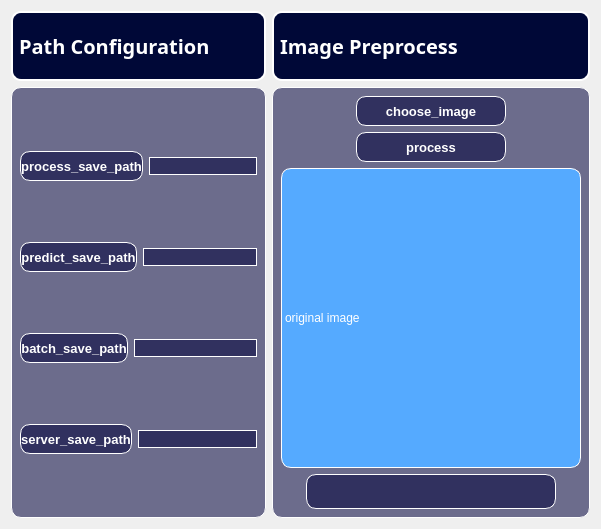
                   <widget class="QWidget" name="configuration">
                    <attribute name="title">
                     <string>Tab 2</string>
                    </attribute>
                    <layout class="QHBoxLayout" name="horizontalLayout_22">
                     <item>
                      <layout class="QHBoxLayout" name="horizontalLayout_21" stretch="1,1">
                       <item>
                        <layout class="QVBoxLayout" name="verticalLayout_15" stretch="1,0">
                         <item>
                          <widget class="QLabel" name="path_configuration_label">
                           <property name="sizePolicy">
                            <sizepolicy hsizetype="Preferred" vsizetype="Maximum">
                             <horstretch>0</horstretch>
                             <verstretch>0</verstretch>
                            </sizepolicy>
                           </property>
                           <property name="minimumSize">
                            <size>
                             <width>0</width>
                             <height>70</height>
                            </size>
                           </property>
                           <property name="font">
                            <font>
                             <family>微软雅黑</family>
                             <pointsize>15</pointsize>
                             <weight>75</weight>
                             <bold>true</bold>
                            </font>
                           </property>
                           <property name="styleSheet">
                            <string notr="true">background-color:rgb(0, 8, 55);
color:white;
border:2px solid white;
border-radius:10px;</string>
                           </property>
                           <property name="text">
                            <string>Path Configuration</string>
                           </property>
                          </widget>
                         </item>
                         <item>
                          <widget class="QWidget" name="widget_2" native="true">
                           <property name="styleSheet">
                            <string notr="true">background-color: rgb(0, 0, 59,140);
border:1px solid white;
border-radius:10px;
color:white</string>
                           </property>
                           <layout class="QGridLayout" name="gridLayout_2">
                            <item row="0" column="0">
                             <layout class="QHBoxLayout" name="horizontalLayout_26" stretch="1,2">
                              <item>
                               <widget class="QPushButton" name="pushButton_preprocess_path">
                                <property name="sizePolicy">
                                 <sizepolicy hsizetype="Preferred" vsizetype="Maximum">
                                  <horstretch>0</horstretch>
                                  <verstretch>0</verstretch>
                                 </sizepolicy>
                                </property>
                                <property name="minimumSize">
                                 <size>
                                  <width>0</width>
                                  <height>30</height>
                                 </size>
                                </property>
                                <property name="font">
                                 <font>
                                  <family>Arial</family>
                                  <pointsize>10</pointsize>
                                  <weight>75</weight>
                                  <bold>true</bold>
                                 </font>
                                </property>
                                <property name="text">
                                 <string>process_save_path</string>
                                </property>
                               </widget>
                              </item>
                              <item>
                               <widget class="QLineEdit" name="lineEdit_preprocess"/>
                              </item>
                             </layout>
                            </item>
                            <item row="1" column="0">
                             <layout class="QHBoxLayout" name="horizontalLayout_25" stretch="1,2">
                              <item>
                               <widget class="QPushButton" name="pushButton_single_path">
                                <property name="sizePolicy">
                                 <sizepolicy hsizetype="Preferred" vsizetype="Maximum">
                                  <horstretch>0</horstretch>
                                  <verstretch>0</verstretch>
                                 </sizepolicy>
                                </property>
                                <property name="minimumSize">
                                 <size>
                                  <width>0</width>
                                  <height>30</height>
                                 </size>
                                </property>
                                <property name="font">
                                 <font>
                                  <family>Arial</family>
                                  <pointsize>10</pointsize>
                                  <weight>75</weight>
                                  <bold>true</bold>
                                 </font>
                                </property>
                                <property name="text">
                                 <string>predict_save_path</string>
                                </property>
                               </widget>
                              </item>
                              <item>
                               <widget class="QLineEdit" name="lineEdit_single"/>
                              </item>
                             </layout>
                            </item>
                            <item row="2" column="0">
                             <layout class="QHBoxLayout" name="horizontalLayout_23" stretch="1,2">
                              <item>
                               <widget class="QPushButton" name="pushButton_batch_path">
                                <property name="sizePolicy">
                                 <sizepolicy hsizetype="Preferred" vsizetype="Maximum">
                                  <horstretch>0</horstretch>
                                  <verstretch>0</verstretch>
                                 </sizepolicy>
                                </property>
                                <property name="minimumSize">
                                 <size>
                                  <width>0</width>
                                  <height>30</height>
                                 </size>
                                </property>
                                <property name="font">
                                 <font>
                                  <family>Arial</family>
                                  <pointsize>10</pointsize>
                                  <weight>75</weight>
                                  <bold>true</bold>
                                 </font>
                                </property>
                                <property name="text">
                                 <string>batch_save_path</string>
                                </property>
                               </widget>
                              </item>
                              <item>
                               <widget class="QLineEdit" name="lineEdit_batch"/>
                              </item>
                             </layout>
                            </item>
                            <item row="3" column="0">
                             <layout class="QHBoxLayout" name="horizontalLayout_24" stretch="1,2">
                              <item>
                               <widget class="QPushButton" name="pushButton_ssh_path">
                                <property name="sizePolicy">
                                 <sizepolicy hsizetype="Preferred" vsizetype="Maximum">
                                  <horstretch>0</horstretch>
                                  <verstretch>0</verstretch>
                                 </sizepolicy>
                                </property>
                                <property name="minimumSize">
                                 <size>
                                  <width>0</width>
                                  <height>30</height>
                                 </size>
                                </property>
                                <property name="font">
                                 <font>
                                  <family>Arial</family>
                                  <pointsize>10</pointsize>
                                  <weight>75</weight>
                                  <bold>true</bold>
                                 </font>
                                </property>
                                <property name="text">
                                 <string>server_save_path</string>
                                </property>
                               </widget>
                              </item>
                              <item>
                               <widget class="QLineEdit" name="lineEdit_ssh"/>
                              </item>
                             </layout>
                            </item>
                           </layout>
                          </widget>
                         </item>
                        </layout>
                       </item>
                       <item>
                        <layout class="QVBoxLayout" name="verticalLayout_14" stretch="1,0">
                         <item>
                          <widget class="QLabel" name="image_preprocess_label">
                           <property name="sizePolicy">
                            <sizepolicy hsizetype="Preferred" vsizetype="Maximum">
                             <horstretch>0</horstretch>
                             <verstretch>0</verstretch>
                            </sizepolicy>
                           </property>
                           <property name="minimumSize">
                            <size>
                             <width>0</width>
                             <height>70</height>
                            </size>
                           </property>
                           <property name="font">
                            <font>
                             <family>微软雅黑</family>
                             <pointsize>15</pointsize>
                             <weight>75</weight>
                             <bold>true</bold>
                            </font>
                           </property>
                           <property name="styleSheet">
                            <string notr="true">background-color:rgb(0, 8, 55);
color:white;
border:2px solid white;
border-radius:10px;</string>
                           </property>
                           <property name="text">
                            <string>Image Preprocess</string>
                           </property>
                          </widget>
                         </item>
                         <item>
                          <widget class="QWidget" name="verticalWidget_2" native="true">
                           <property name="styleSheet">
                            <string notr="true">background-color: rgb(0, 0, 59,140);
border:1px solid white;
border-radius:10px;
color:white</string>
                           </property>
                           <layout class="QGridLayout" name="gridLayout_3">
                            <item row="0" column="0" alignment="Qt::AlignHCenter">
                             <widget class="QPushButton" name="choose_image_process_button">
                              <property name="sizePolicy">
                               <sizepolicy hsizetype="Fixed" vsizetype="Maximum">
                                <horstretch>0</horstretch>
                                <verstretch>0</verstretch>
                               </sizepolicy>
                              </property>
                              <property name="minimumSize">
                               <size>
                                <width>150</width>
                                <height>30</height>
                               </size>
                              </property>
                              <property name="font">
                               <font>
                                <family>Arial</family>
                                <pointsize>10</pointsize>
                                <weight>75</weight>
                                <bold>true</bold>
                               </font>
                              </property>
                              <property name="text">
                               <string>choose_image</string>
                              </property>
                             </widget>
                            </item>
                            <item row="3" column="0" alignment="Qt::AlignHCenter">
                             <widget class="QLineEdit" name="lineEdit_show_information">
                              <property name="sizePolicy">
                               <sizepolicy hsizetype="Fixed" vsizetype="Maximum">
                                <horstretch>0</horstretch>
                                <verstretch>0</verstretch>
                               </sizepolicy>
                              </property>
                              <property name="minimumSize">
                               <size>
                                <width>250</width>
                                <height>35</height>
                               </size>
                              </property>
                             </widget>
                            </item>
                            <item row="2" column="0" alignment="Qt::AlignHCenter">
                             <widget class="QLabel" name="show_choosed_image_label">
                              <property name="sizePolicy">
                               <sizepolicy hsizetype="Fixed" vsizetype="Maximum">
                                <horstretch>0</horstretch>
                                <verstretch>0</verstretch>
                               </sizepolicy>
                              </property>
                              <property name="minimumSize">
                               <size>
                                <width>300</width>
                                <height>300</height>
                               </size>
                              </property>
                              <property name="styleSheet">
                               <string notr="true">background-color: rgb(85, 170, 255);</string>
                              </property>
                              <property name="text">
                               <string>original image</string>
                              </property>
                             </widget>
                            </item>
                            <item row="1" column="0" alignment="Qt::AlignHCenter">
                             <widget class="QPushButton" name="process_button">
                              <property name="sizePolicy">
                               <sizepolicy hsizetype="Fixed" vsizetype="Maximum">
                                <horstretch>0</horstretch>
                                <verstretch>0</verstretch>
                               </sizepolicy>
                              </property>
                              <property name="minimumSize">
                               <size>
                                <width>150</width>
                                <height>30</height>
                               </size>
                              </property>
                              <property name="font">
                               <font>
                                <family>Arial</family>
                                <pointsize>10</pointsize>
                                <weight>75</weight>
                                <bold>true</bold>
                               </font>
                              </property>
                              <property name="text">
                               <string>process</string>
                              </property>
                             </widget>
                            </item>
                           </layout>
                          </widget>
                         </item>
                        </layout>
                       </item>
                      </layout>
                     </item>
                    </layout>
                   </widget>
